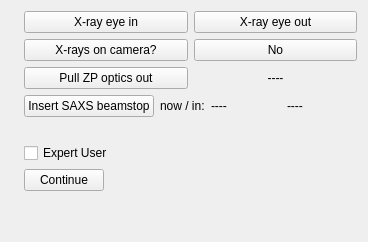
     <widget class="QWidget" name="page_radiography">
      <layout class="QHBoxLayout" name="layout_radiography">
       <item>
        <widget class="QLabel" name="lb_radio_instructions">
         <property name="text">
          <string/>
         </property>
         <property name="textFormat">
          <enum>Qt::RichText</enum>
         </property>
         <property name="alignment">
          <set>Qt::AlignLeading|Qt::AlignLeft|Qt::AlignTop</set>
         </property>
         <property name="wordWrap">
          <bool>true</bool>
         </property>
        </widget>
       </item>
       <item>
        <layout class="QVBoxLayout" name="layout_radio_controls">
         <item>
          <layout class="QHBoxLayout" name="layout_eye_buttons">
           <item>
            <widget class="QPushButton" name="pb_eye_in">
             <property name="toolTip">
              <string>Insert the X-ray eye into the beam.</string>
             </property>
             <property name="text">
              <string>X-ray eye in</string>
             </property>
            </widget>
           </item>
           <item>
            <widget class="QPushButton" name="pb_eye_out">
             <property name="toolTip">
              <string>Retract the X-ray eye out of the beam.</string>
             </property>
             <property name="text">
              <string>X-ray eye out</string>
             </property>
            </widget>
           </item>
          </layout>
         </item>
         <item>
          <layout class="QHBoxLayout" name="layout_xrays_buttons">
           <item>
            <widget class="QPushButton" name="pb_xrays_ok">
             <property name="toolTip">
              <string>Confirm X-rays are visible on the camera. Unlocks the rest of this page.</string>
             </property>
             <property name="text">
              <string>X-rays on camera?</string>
             </property>
            </widget>
           </item>
           <item>
            <widget class="QPushButton" name="pb_xrays_no">
             <property name="toolTip">
              <string>No X-rays on the camera - show troubleshooting steps.</string>
             </property>
             <property name="text">
              <string>No</string>
             </property>
            </widget>
           </item>
          </layout>
         </item>
         <item>
          <layout class="QHBoxLayout" name="layout_zp_row">
           <item>
            <widget class="QPushButton" name="pb_zp_out">
             <property name="toolTip">
              <string>Move the zone plate optics to their saved Out position.</string>
             </property>
             <property name="text">
              <string>Pull ZP optics out</string>
             </property>
            </widget>
           </item>
           <item>
            <widget class="QLabel" name="lb_zp_status">
             <property name="minimumSize">
              <size>
               <width>70</width>
               <height>0</height>
              </size>
             </property>
             <property name="text">
              <string>----</string>
             </property>
             <property name="alignment">
              <set>Qt::AlignCenter</set>
             </property>
            </widget>
           </item>
          </layout>
         </item>
         <item>
          <layout class="QHBoxLayout" name="layout_saxs_bs_row">
           <item>
            <widget class="QPushButton" name="pb_saxs_bs_in">
             <property name="toolTip">
              <string>Move the SAXS beamstop to its saved In position (set in the optics GUI). Optional - this is not required to continue.</string>
             </property>
             <property name="text">
              <string>Insert SAXS beamstop</string>
             </property>
            </widget>
           </item>
           <item>
            <widget class="QLabel" name="lb_saxs_bs_caption">
             <property name="text">
              <string>now / in:</string>
             </property>
            </widget>
           </item>
           <item>
            <widget class="QLabel" name="lb_saxs_bs_rbv">
             <property name="minimumSize">
              <size>
               <width>70</width>
               <height>0</height>
              </size>
             </property>
             <property name="toolTip">
              <string>Live readback of 12ideSFT:m4</string>
             </property>
             <property name="text">
              <string>----</string>
             </property>
            </widget>
           </item>
           <item>
            <widget class="QLabel" name="lb_saxs_bs_in_pos">
             <property name="minimumSize">
              <size>
               <width>70</width>
               <height>0</height>
              </size>
             </property>
             <property name="toolTip">
              <string>Stored In position for 12ideSFT:m4, from the optics GUI</string>
             </property>
             <property name="text">
              <string>----</string>
             </property>
            </widget>
           </item>
          </layout>
         </item>
         <item>
          <widget class="QLabel" name="lb_zp_note">
           <property name="text">
            <string/>
           </property>
           <property name="wordWrap">
            <bool>true</bool>
           </property>
          </widget>
         </item>
         <item>
          <widget class="QCheckBox" name="checkBox_expertUser">
           <property name="toolTip">
            <string>Merge steps and skip the step-by-step safety unlocking. For beamline staff only.</string>
           </property>
           <property name="text">
            <string>Expert User</string>
           </property>
          </widget>
         </item>
         <item>
          <layout class="QHBoxLayout" name="layout_radio_continue">
           <item>
            <widget class="QPushButton" name="pb_radio_continue">
             <property name="text">
              <string>Continue</string>
             </property>
            </widget>
           </item>
           <item>
            <spacer name="spacer_radio_continue">
             <property name="orientation">
              <enum>Qt::Horizontal</enum>
             </property>
             <property name="sizeHint" stdset="0">
              <size>
               <width>40</width>
               <height>20</height>
              </size>
             </property>
            </spacer>
           </item>
          </layout>
         </item>
         <item>
          <spacer name="spacer_radio_bottom">
           <property name="orientation">
            <enum>Qt::Vertical</enum>
           </property>
           <property name="sizeHint" stdset="0">
            <size>
             <width>20</width>
             <height>40</height>
            </size>
           </property>
          </spacer>
         </item>
        </layout>
       </item>
      </layout>
     </widget>
